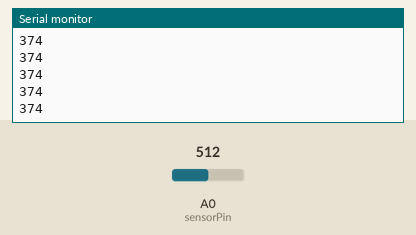
Bench run of a sketch on a simulated Arduino Uno, built with avr-gcc and run on an emulated ATmega328P. Shown: the last lines printed to the serial monitor. Inputs (shaded band) come from the test bench; at power-on: A0 (sensorPin) = 512.

Above: at 1.2 s.
1.3 s: A0 (sensorPin) set to 306
At 1.32 s:
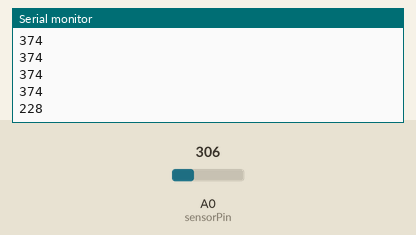
2.8 s: A0 (sensorPin) set to 122
At 2.83 s:
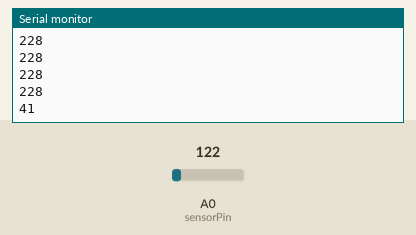
Timing chart, 0 to 5.8 s (numbered marks = the images above; inputs shaded):
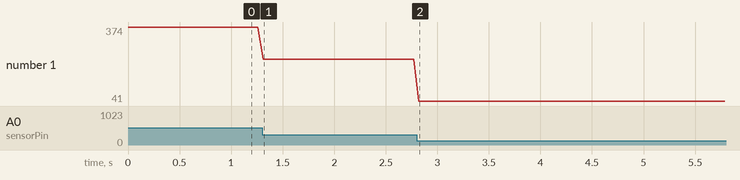

The sketch:

AnalogInput.ino
```cpp
/*******************************************************
 *Större förändringar: Rensat upp kommenterade
 * funktioner och tagit bort onödiga beräkningar.
 *
 ******************************************************/

int sensorPin = A0;           // select the input pin for the potentiometer
uint16_t sensorValue = 0;     // variable to store the value coming from the sensor
uint16_t windData = 0;        // Variabel för datautskrift till RPi.
//float outputWindData = 0.0; // Variabel för flyttal vilka skickades tidigare till RPi.
uint16_t sensorData = 0;      // Variabel för rådata från nånting jag inte minns.


void setup() {
  // declare the ledPin as an OUTPUT:
//   pinMode(ledPin, OUTPUT);

  //Seriekommunikation för väderdata. TEMPORÄR FÖR ATT SENARE ANPASSAS.
  Serial.begin(9600);

}

void loop() {
  /***********************************************
   *ANEMOMETERN
   * Analog avläsning av analog pin A0.
   * mappning utav analogt värde vilket
   * konverteras till ett 16bits heltal (<350)
   * Man skulle kunna använt ett uint8 i stället
   * men då hade andra tal krävts.
   **********************************************/
  sensorData = analogRead(sensorPin);
  sensorValue = constrain(sensorData, 60, 450);

   windData = map(sensorValue, 81, 400, 0, 324); //Tog bort float
  //float outputWindData = float(windData/10);

  /*************************************************
   * Datatransmission!
   ************************************************/
  Serial.println(windData); // SÄNDER ENBART RÅDATA
  delay(50);
  /*************************************************
   * Datatransmission stop!
   ************************************************/
}
```

Measured:
- after the input at 1.3 s, the serial monitor: prints a new line at once (image 1)
- after the input at 2.8 s, the serial monitor: prints a new line at once (image 2)
- plotted number 1: 374 → 228 after the input at 1.3 s, 228 → 41 after the input at 2.8 s
